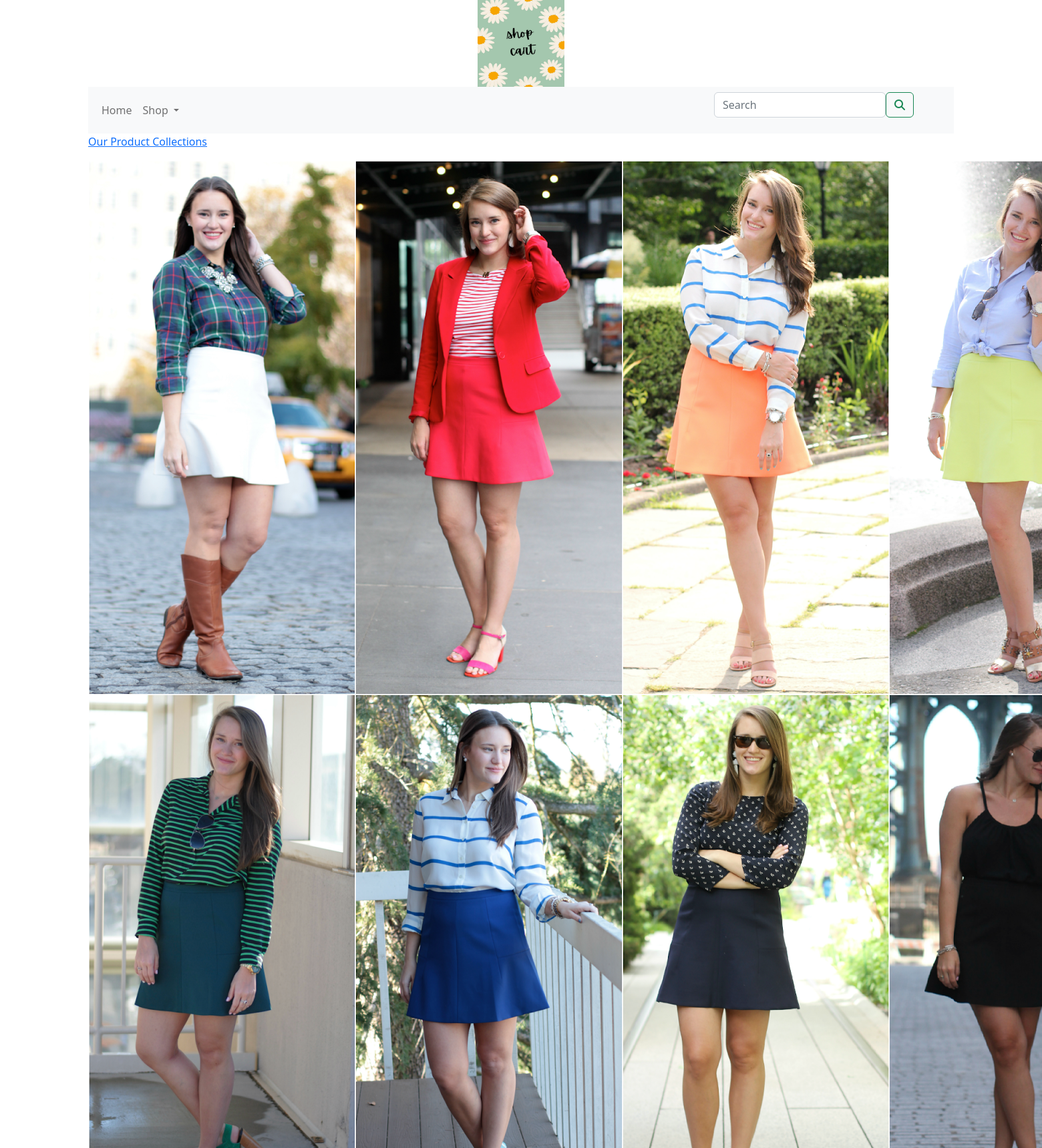
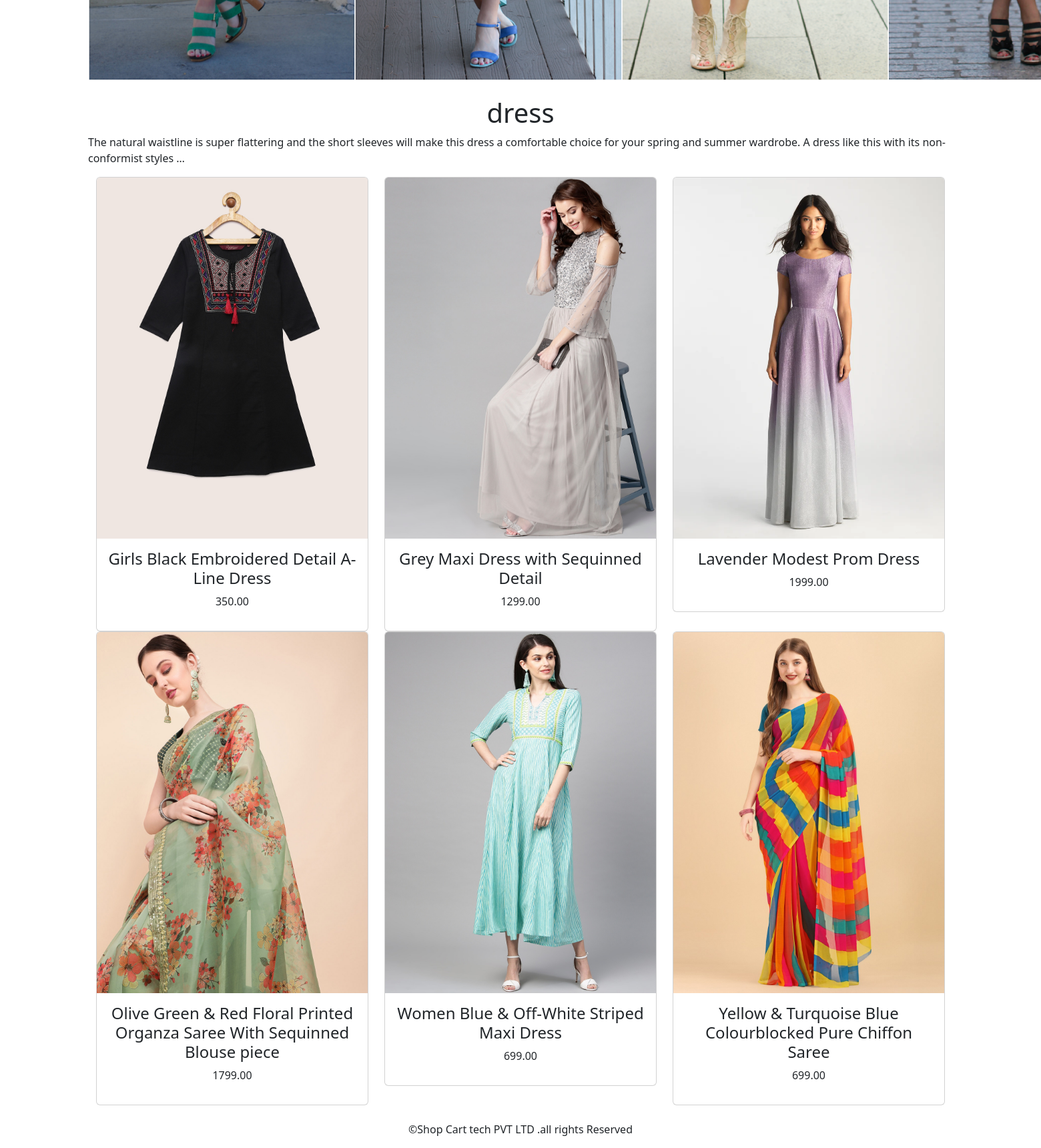
/shopapp/dress/, run on the app's committed database (2 pictures, top to bottom).
### shopapp/models.py (models this page shows, shortened)
class Category(models.Model):
     name=models.CharField(max_length=250,unique=True)
     slug=models.SlugField(max_length=250,unique=True)
     description=models.TextField(blank=True)
     image=models.ImageField(upload_to='category/',blank=True)
     class Meta:
          ordering=('name',)
          verbose_name='category'
          verbose_name_plural='categories'
     def get_url(self):
         return reverse('shopapp:products_by_category',args=[self.slug])

class Product(models.Model):
    name = models.CharField(max_length=250,unique=True)
    slug = models.SlugField(max_length=250, unique=True)
    description = models.TextField(blank=True)
    price =models.DecimalField(max_digits=10,decimal_places=2)
    category = models.ForeignKey(Category,on_delete=models.CASCADE)
    image = models.ImageField(upload_to='product/', blank=True)
    stock = models.IntegerField()
    available = models.BooleanField(default=True)
    created = models.DateField(auto_now_add=True)
    updated = models.DateField(auto_now_add=True)
    def get_url(self):
        return reverse('shopapp:prodCatdetail',args=[self.category.slug,self.slug])
    class Meta:
        ordering = ('name',)
        verbose_name = 'product'
        verbose_name_plural = 'products'

### shopapp/views.py (the view)
# urls.py: path('', views.allProdCat, name='allProdCat'),
def allProdCat(request,c_slug=None):
    c_page=None
    products_list=None
    if c_slug!=None:
        c_page=get_object_or_404(Category,slug=c_slug)
        products_list=Product.objects.all().filter(category=c_page,available=True)
    else:
        products_list=Product.objects.all().filter(available=True)
    paginator=Paginator(products_list,6)
    try:
        page=int(request.GET.get('page','1'))
    except:
        page=1
    try:
        products=paginator.page(page)
    except (EmptyPage,InvalidPage):
        products=paginator.page(paginator.num_pages)
    return render(request,"category.html",{'category':c_page,'products':products})

### cart/context_processors.py (called while the page is built)
def counter(request):
    item_count=0
    if 'admin' in request.path:
        return {}
    else:
        try:
            cart=Cart.objects.filter(cart_id=_cart_id(request))
            car_items=CartItem.objects.all().filter(cart=cart[:1])
            for cart_item in car_items:
                item_count += cart_item.quantity
        except Cart.DoesNotExist:
            item_count =0
    return dict(item_count=item_count)

### cart/views.py (called while the page is built)
def _cart_id(request):
    cart=request.session.session_key
    if not cart:
        cart=request.session.create()
    return cart

### shopapp/context_processors.py (called while the page is built)
def menu_links(request):
    links=Category.objects.all()
    return dict(links=links)

### template/category.html (shortened to what this page needs)
{% extends 'base.html'%}
{% load static %}
{% block content%}
{% if category %}
      <div>
          <div class="row my_row_class">
              <div class="mx_auto">
              <p><a href="{% url 'shopapp:allProdCat' %}"> Our Product Collections</a> </p>
          </div>
              </div>
      </div>
      {% endif %}
<div class="mx_auto">
    {% if category %}
        <img class="my_image" src="{{category.image.url}}" alt="{{category.name}}">
</div>
    <br>
<div>
         <h1 class="text-center my_title">{{category.name}}</h1>
         <p class="text-justify">{{category.description}}</p>
</div>
    {% endif %}
<div class="container">
    <div class="row mx_auto">
        {% for product in products.object_list %}
        <div class="my_bottom_margin col-9 col-sm-12 col-md-4  col-lg-4">
            <div class="card text-center" style="min-width:18rem;">
                <a href="{{product.get_url}}"><img  class="card-img-top my_image"  src="{{product.image.url}}" alt="{{product.name}}"></a>
            <div class="card-body">
               <h4>{{product.name}}</h4>
               <p>{{product.price}}</p>
            </div>
            </div>
        </div>
        {% endfor %}
    </div>
    <br>
</div>
{% endblock %}

### data on the page
Category: image (picture), name "dress", description "The natural waistline is super flattering and the short sleeves will make this dress a comfortable choice for your spring and summer wardrobe. A dress like this with its non-conformist styles …"
Product: image (picture), name "Girls Black Embroidered Detail A-Line Dress", price "350.00"
Product: image (picture), name "Grey Maxi Dress with Sequinned Detail", price "1299.00"
Product: image (picture), name "Lavender Modest Prom Dress", price "1999.00"
Product: image (picture), name "Olive Green & Red Floral Printed Organza Saree With Sequinned Blouse piece", price "1799.00"
Product: image (picture), name "Women Blue & Off-White Striped Maxi Dress", price "699.00"
Product: image (picture), name "Yellow & Turquoise Blue Colourblocked Pure Chiffon Saree", price "699.00"
